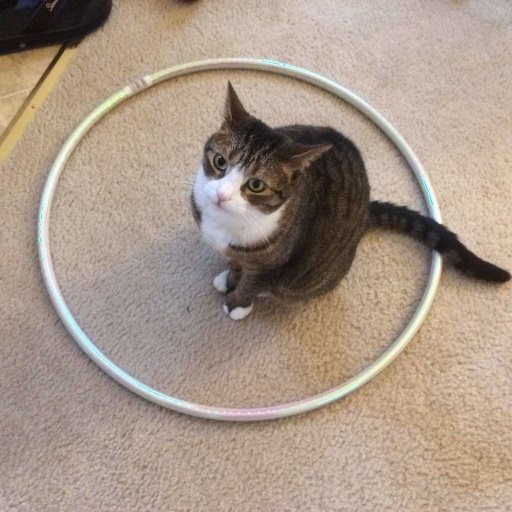
#> input picture images/cat.jpg, 512 x 512 px, found by its file name
$ python exp_2.py
#> lines starting #> are read from the running program, lines starting #| are printed output that depends on the picture
import numpy as np
import matplotlib.pyplot as plt
import cv2


def power_law(image, gamma=1):
    new_image = image.astype(np.float32) / 255
    new_image =  1 * np.power(new_image, gamma)
    new_image =  new_image * 255
    return new_image.astype(np.uint8)


def inverse_log(image):
    c = 255 / np.log(256)
    new_image = image.astype(np.float32)
    new_image =  np.exp(new_image / c) - 1
    new_image =  new_image / np.max(new_image)
    new_image =  new_image * 255
    return new_image.astype(np.uint8)

def enhance_brightness(image: np.ndarray, inc=0, rng=(0, 255)):
    print(image.shape[0])
    for i in range(image.shape[0]):
        for j in range(image.shape[1]):
            if image[i, j] >=rng[0] and image[i, j] <= rng[1]:
                image[i, j] += inc
    return image

def histogram(image: np.ndarray):
    histogram = np.zeros((256))

    for i in range(image.shape[0]):
        for j in range(image.shape[1]):
            histogram[image[i, j]] += 1
    return histogram

def msb_image(image, bits=3):
    mask = 0b11100000
    return np.bitwise_and(image, mask)


def main():
    image = cv2.imread('./images/cat.jpg', cv2.IMREAD_GRAYSCALE)
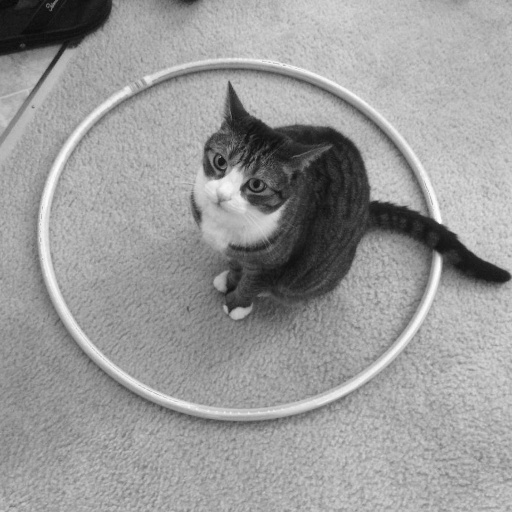
#> image: shape (512, 512); min 9, max 255, mean 154
    image = cv2.resize(image, (512, 512))
    line = np.linspace(0, 255, 256)
    # [45 lines of commented-out code are left out]

    msb = msb_image(image, bits=3)
#> in msb_image, `return np.bitwise_and(image, mask)`:
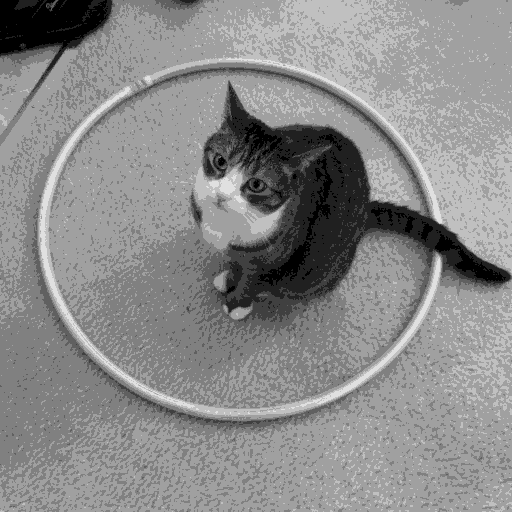
#> returned value: shape (512, 512); min 0, max 224, mean 138.3
    diff = image - msb
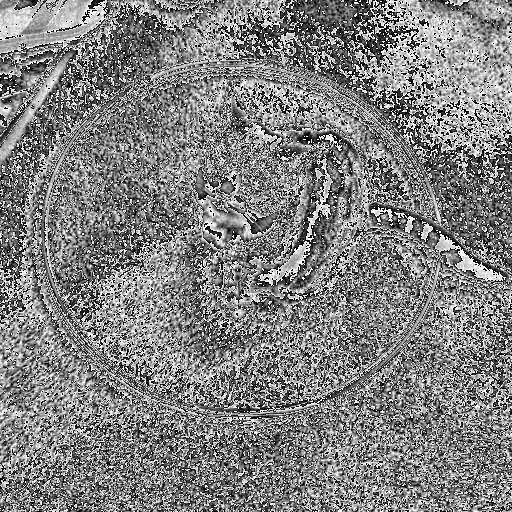
#> diff: shape (512, 512); min 0, max 31, mean 15.7; drawn with min black and max white
    plt.figure()
    plt.subplot(2,2,1)
    plt.imshow(image, cmap='gray')
    plt.subplot(2,2,2)
    plt.imshow(msb, cmap='gray')
    plt.subplot(2,1,2)
    plt.imshow(diff, cmap='gray')
    plt.show()
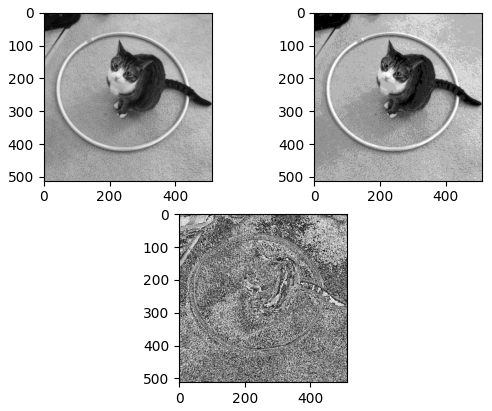
#> figure drawn by matplotlib, 3 panels

if __name__ == '__main__':
    main()

$ run again, with images/applo17_boulder_noisy.tif saved as images/cat.jpg
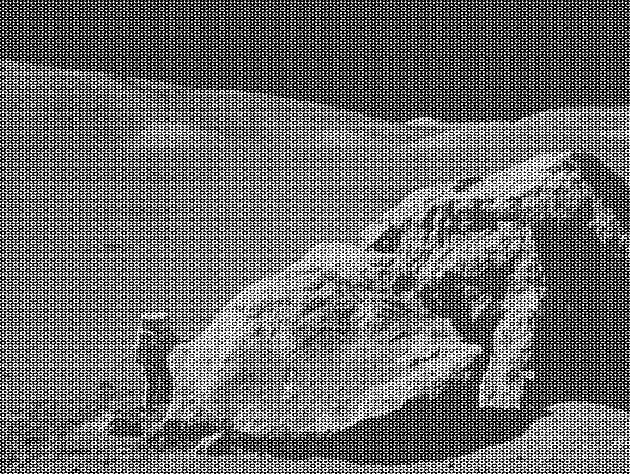
#> input picture images/applo17_boulder_noisy.tif, 630 x 474 px, found by its file name
#> in main, image is the input picture: shape (474, 630); min 0, max 255, mean 108.2
#> image: shape (512, 512)
#> in main, `diff = image - msb`:
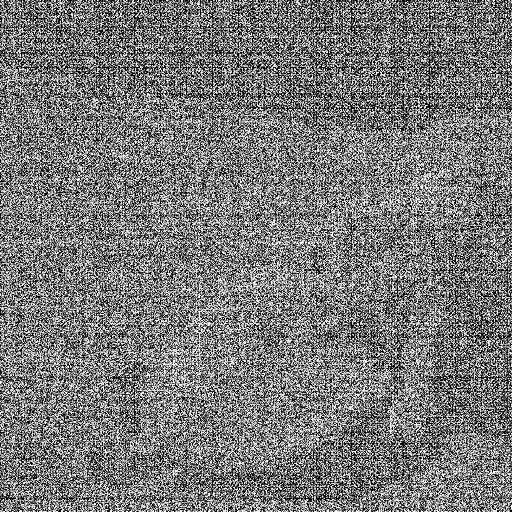
#> diff: shape (512, 512); min 0, max 31, mean 14.8; drawn with min black and max white
#> in main, `plt.show()`:
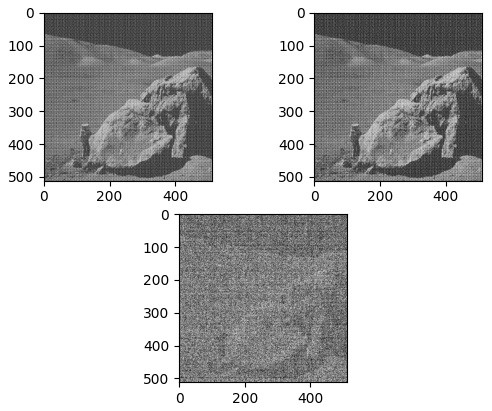
#> figure drawn by matplotlib, 3 panels
